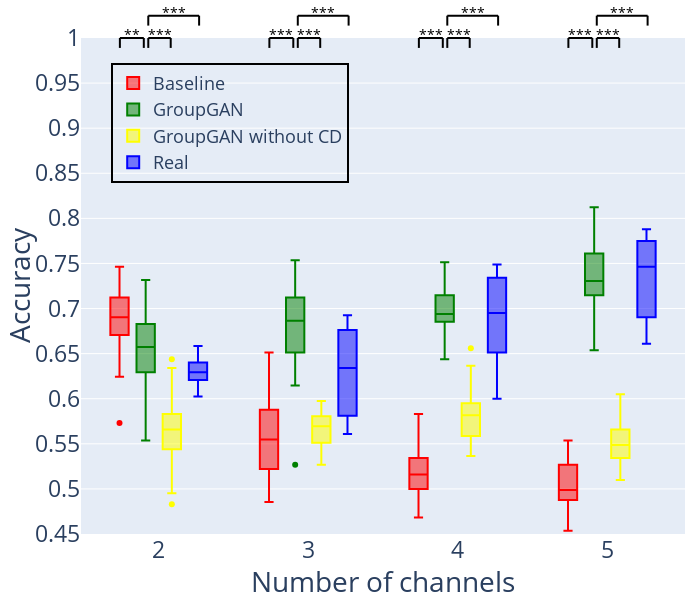

Source (notebook cell):
### Code cell
fig = px.box(all_dfs_total, x='n_groups', y='value', color='index', labels={'index': 'Model', 'value': 'Accuracy', 'n_groups': 'Number of channels'}, color_discrete_sequence=['red', 'green', 'yellow', 'blue'])

# Group 2
data_1 = all_dfs_total[(all_dfs_total['n_groups']==2) & (all_dfs_total['index']=='GroupGAN')]['value']
data_2 = all_dfs_total[(all_dfs_total['n_groups']==2) & (all_dfs_total['index']=='Baseline')]['value']

fig = add_anootation(fig, 1.74, 1.90, symbol_generator(data_1, data_2))

data_2 = all_dfs_total[(all_dfs_total['n_groups']==2) & (all_dfs_total['index']=='GroupGAN without CD')]['value']
fig = add_anootation(fig, 1.93, 2.08, symbol_generator(data_1, data_2))

data_2 = all_dfs_total[(all_dfs_total['n_groups']==2) & (all_dfs_total['index']=='Real')]['value']
fig = add_anootation(fig, 1.93, 2.27, symbol_generator(data_1, data_2), y_offset=0.045)

# Group 3
data_1 = all_dfs_total[(all_dfs_total['n_groups']==3) & (all_dfs_total['index']=='GroupGAN')]['value']
data_2 = all_dfs_total[(all_dfs_total['n_groups']==3) & (all_dfs_total['index']=='Baseline')]['value']

fig = add_anootation(fig, 2.74, 2.90, symbol_generator(data_1, data_2))

data_2 = all_dfs_total[(all_dfs_total['n_groups']==3) & (all_dfs_total['index']=='GroupGAN without CD')]['value']
fig = add_anootation(fig, 2.93, 3.08, symbol_generator(data_1, data_2))

data_2 = all_dfs_total[(all_dfs_total['n_groups']==3) & (all_dfs_total['index']=='Real')]['value']
fig = add_anootation(fig, 2.93, 3.27, symbol_generator(data_1, data_2), y_offset=0.045)

# Group 4
data_1 = all_dfs_total[(all_dfs_total['n_groups']==4) & (all_dfs_total['index']=='GroupGAN')]['value']
data_2 = all_dfs_total[(all_dfs_total['n_groups']==4) & (all_dfs_total['index']=='Baseline')]['value']

fig = add_anootation(fig, 3.74, 3.90, symbol_generator(data_1, data_2))

data_2 = all_dfs_total[(all_dfs_total['n_groups']==4) & (all_dfs_total['index']=='GroupGAN without CD')]['value']
fig = add_anootation(fig, 3.93, 4.08, symbol_generator(data_1, data_2))

data_2 = all_dfs_total[(all_dfs_total['n_groups']==4) & (all_dfs_total['index']=='Real')]['value']
fig = add_anootation(fig, 3.93, 4.27, symbol_generator(data_1, data_2), y_offset=0.045)

# Group 5
data_1 = all_dfs_total[(all_dfs_total['n_groups']==5) & (all_dfs_total['index']=='GroupGAN')]['value']
data_2 = all_dfs_total[(all_dfs_total['n_groups']==5) & (all_dfs_total['index']=='Baseline')]['value']

fig = add_anootation(fig, 4.74, 4.90, symbol_generator(data_1, data_2))

data_2 = all_dfs_total[(all_dfs_total['n_groups']==5) & (all_dfs_total['index']=='GroupGAN without CD')]['value']
fig = add_anootation(fig, 4.93, 5.08, symbol_generator(data_1, data_2))

data_2 = all_dfs_total[(all_dfs_total['n_groups']==5) & (all_dfs_total['index']=='Real')]['value']
fig = add_anootation(fig, 4.93, 5.27, symbol_generator(data_1, data_2), y_offset=0.045)


fig.update_layout(yaxis_range=[0.45,1])
fig.update_layout(
    yaxis = dict(
        tickmode = 'array',
        tickvals = [0.45, 0.5, 0.55, 0.6, 0.65, 0.7, 0.75, 0.8, 0.85, 0.9, 0.95, 1],
    ))
fig.update_layout(margin=dict(l=0, r=15, b=0, t=38), font=dict(size=23), width=700, height=600, legend_title_text='')
fig.update_layout(legend=dict(yanchor="top", y=0.95, xanchor="left", x=0.05, bgcolor='rgba(0,0,0,0)', bordercolor='rgba(0,0,0,100)', borderwidth=2, font=dict(
            size=18,
        ),))
fig.show()

### Figure 1 — Plotly figure (JSON) as saved in the notebook; plotly's stock layout.template omitted (floating-point values rounded to 4 significant figures)
{"data": [{"alignmentgroup": "True", "hovertemplate": "Model=Baseline<br>Number of channels=%{x}<br>Accuracy=%{y}<extra></extra>", "legendgroup": "Baseline", "marker": {"color": "red"}, "name": "Baseline", "notched": false, "offsetgroup": "Baseline", "orientation": "v", "showlegend": true, "type": "box", "x": [2, 2, 2, 2, 2, 2, 2, 2, 2, 2, 2, 2, 2, 2, 2, 2, 2, 2, 2, 2, 2, 2, 2, 2, 2, 2, 2, 2, 2, 2, 3, 3, 3, 3, 3, 3, 3, 3, 3, 3, 3, 3, 3, 3, 3, 3, 3, 3, 3, 3, 3, 3, 3, 3, 3, 3, 3, 3, 3, 3, 4, 4, 4, 4, 4, 4, 4, 4, 4, 4, 4, 4, 4, 4, 4, 4, 4, 4, 4, 4, 4, 4, 4, 4, 4, 4, 4, 4, 4, 4, 5, 5, 5, 5, 5, 5, 5, 5, 5, 5, 5, 5, 5, 5, 5, 5, 5, 5, 5, 5, 5, 5, 5, 5, 5, 5, 5, 5, 5, 5], "x0": " ", "xaxis": "x", "y": [0.6488, 0.6951, 0.6902, 0.7146, 0.6805, 0.6902, 0.6707, 0.6512, 0.6902, 0.7, 0.7244, 0.6951, 0.661, 0.6634, 0.7073, 0.678, 0.6829, 0.7171, 0.7122, 0.5732, 0.7049, 0.6927, 0.739, 0.6878, 0.6512, 0.7268, 0.6244, 0.7463, 0.6756, 0.7122, 0.5488, 0.5122, 0.5878, 0.561, 0.522, 0.6171, 0.4854, 0.5024, 0.5244, 0.5585, 0.5902, 0.5732, 0.5171, 0.5293, 0.5902, 0.5171, 0.5073, 0.5244, 0.5171, 0.5317, 0.5585, 0.5951, 0.6512, 0.5512, 0.5244, 0.6366, 0.5732, 0.6268, 0.5585, 0.5634, 0.522, 0.5, 0.5, 0.5146, 0.4732, 0.5171, 0.5098, 0.5073, 0.5415, 0.5829, 0.5732, 0.5073, 0.4927, 0.5317, 0.5341, 0.5366, 0.5195, 0.539, 0.4951, 0.5146, 0.5244, 0.5585, 0.5122, 0.5707, 0.5341, 0.4683, 0.5293, 0.4902, 0.5024, 0.4951, 0.5268, 0.4878, 0.5317, 0.4707, 0.4805, 0.4878, 0.4927, 0.522, 0.5, 0.4951, 0.5171, 0.5268, 0.5, 0.5146, 0.4707, 0.5415, 0.4561, 0.4878, 0.5073, 0.461, 0.5341, 0.5146, 0.4976, 0.5366, 0.5537, 0.4951, 0.539, 0.4829, 0.4537, 0.4951], "y0": " ", "yaxis": "y"}, {"alignmentgroup": "True", "hovertemplate": "Model=GroupGAN<br>Number of channels=%{x}<br>Accuracy=%{y}<extra></extra>", "legendgroup": "GroupGAN", "marker": {"color": "green"}, "name": "GroupGAN", "notched": false, "offsetgroup": "GroupGAN", "orientation": "v", "showlegend": true, "type": "box", "x": [2, 2, 2, 2, 2, 2, 2, 2, 2, 2, 2, 2, 2, 2, 2, 2, 2, 2, 2, 2, 2, 2, 2, 2, 2, 2, 2, 2, 2, 2, 3, 3, 3, 3, 3, 3, 3, 3, 3, 3, 3, 3, 3, 3, 3, 3, 3, 3, 3, 3, 3, 3, 3, 3, 3, 3, 3, 3, 3, 3, 4, 4, 4, 4, 4, 4, 4, 4, 4, 4, 4, 4, 4, 4, 4, 4, 4, 4, 4, 4, 4, 4, 4, 4, 4, 4, 4, 4, 4, 4, 5, 5, 5, 5, 5, 5, 5, 5, 5, 5, 5, 5, 5, 5, 5, 5, 5, 5, 5, 5, 5, 5, 5, 5, 5, 5, 5, 5, 5, 5], "x0": " ", "xaxis": "x", "y": [0.7024, 0.6756, 0.6244, 0.6293, 0.6829, 0.6561, 0.6878, 0.7098, 0.6293, 0.6537, 0.6195, 0.5927, 0.6976, 0.6024, 0.6537, 0.6805, 0.6537, 0.5732, 0.6585, 0.6878, 0.678, 0.6512, 0.6634, 0.6659, 0.7317, 0.6878, 0.6732, 0.6561, 0.6463, 0.5537, 0.6439, 0.6366, 0.6805, 0.6902, 0.6512, 0.678, 0.7098, 0.6854, 0.661, 0.5268, 0.7195, 0.6488, 0.7415, 0.7268, 0.6951, 0.6683, 0.6878, 0.6829, 0.6463, 0.7268, 0.6854, 0.6902, 0.6927, 0.7293, 0.7537, 0.7122, 0.6927, 0.6195, 0.7146, 0.6146, 0.6878, 0.6878, 0.7244, 0.6878, 0.6951, 0.7146, 0.6829, 0.7171, 0.6902, 0.7171, 0.678, 0.7073, 0.6756, 0.6756, 0.6902, 0.722, 0.6707, 0.6976, 0.6976, 0.6878, 0.6976, 0.7366, 0.7171, 0.7512, 0.6537, 0.6439, 0.7146, 0.6854, 0.6927, 0.6951, 0.7146, 0.8122, 0.6927, 0.7659, 0.7317, 0.739, 0.722, 0.7829, 0.7537, 0.7829, 0.7805, 0.6878, 0.6537, 0.8122, 0.7463, 0.7146, 0.7659, 0.7585, 0.7293, 0.6902, 0.7488, 0.7146, 0.6902, 0.7171, 0.6732, 0.7098, 0.7171, 0.7195, 0.761, 0.7585], "y0": " ", "yaxis": "y"}, {"alignmentgroup": "True", "hovertemplate": "Model=GroupGAN without CD<br>Number of channels=%{x}<br>Accuracy=%{y}<extra></extra>", "legendgroup": "GroupGAN without CD", "marker": {"color": "yellow"}, "name": "GroupGAN without CD", "notched": false, "offsetgroup": "GroupGAN without CD", "orientation": "v", "showlegend": true, "type": "box", "x": [2, 2, 2, 2, 2, 2, 2, 2, 2, 2, 2, 2, 2, 2, 2, 2, 2, 2, 2, 2, 2, 2, 2, 2, 2, 2, 2, 2, 2, 2, 3, 3, 3, 3, 3, 3, 3, 3, 3, 3, 3, 3, 3, 3, 3, 3, 3, 3, 3, 3, 3, 3, 3, 3, 3, 3, 3, 3, 3, 3, 4, 4, 4, 4, 4, 4, 4, 4, 4, 4, 4, 4, 4, 4, 4, 4, 4, 4, 4, 4, 4, 4, 4, 4, 4, 4, 4, 4, 4, 4, 5, 5, 5, 5, 5, 5, 5, 5, 5, 5, 5, 5, 5, 5, 5, 5, 5, 5, 5, 5, 5, 5, 5, 5, 5, 5, 5, 5, 5, 5], "x0": " ", "xaxis": "x", "y": [0.6341, 0.5659, 0.5756, 0.561, 0.5854, 0.5659, 0.6293, 0.5024, 0.5683, 0.5488, 0.5122, 0.5829, 0.6439, 0.5951, 0.5976, 0.5488, 0.5805, 0.5268, 0.5512, 0.4951, 0.5439, 0.5951, 0.5756, 0.5683, 0.5585, 0.5512, 0.5195, 0.5707, 0.5317, 0.4829, 0.5756, 0.5854, 0.5707, 0.5317, 0.539, 0.5902, 0.5805, 0.5756, 0.5341, 0.5659, 0.5902, 0.5512, 0.5707, 0.561, 0.5683, 0.5561, 0.5683, 0.539, 0.5976, 0.5805, 0.5585, 0.5732, 0.5878, 0.5829, 0.5976, 0.5268, 0.5317, 0.5561, 0.5512, 0.5707, 0.6366, 0.5366, 0.5659, 0.5561, 0.5805, 0.5439, 0.561, 0.6049, 0.5976, 0.5854, 0.6561, 0.5756, 0.6122, 0.5707, 0.5829, 0.5854, 0.561, 0.5463, 0.5878, 0.5634, 0.5512, 0.5585, 0.5902, 0.5902, 0.6024, 0.5537, 0.6024, 0.5829, 0.5951, 0.5537, 0.5659, 0.5634, 0.5585, 0.5195, 0.5634, 0.5415, 0.5463, 0.5098, 0.522, 0.5805, 0.5854, 0.5415, 0.5537, 0.5268, 0.561, 0.578, 0.5268, 0.6049, 0.5585, 0.5244, 0.539, 0.5512, 0.5244, 0.5341, 0.5366, 0.5341, 0.5927, 0.5659, 0.578, 0.5341], "y0": " ", "yaxis": "y"}, {"alignmentgroup": "True", "hovertemplate": "Model=Real<br>Number of channels=%{x}<br>Accuracy=%{y}<extra></extra>", "legendgroup": "Real", "marker": {"color": "blue"}, "name": "Real", "notched": false, "offsetgroup": "Real", "orientation": "v", "showlegend": true, "type": "box", "x": [2, 2, 2, 2, 2, 2, 2, 2, 2, 2, 2, 2, 2, 2, 2, 2, 2, 2, 2, 2, 2, 2, 2, 2, 2, 2, 2, 2, 2, 2, 3, 3, 3, 3, 3, 3, 3, 3, 3, 3, 3, 3, 3, 3, 3, 3, 3, 3, 3, 3, 3, 3, 3, 3, 3, 3, 3, 3, 3, 3, 4, 4, 4, 4, 4, 4, 4, 4, 4, 4, 4, 4, 4, 4, 4, 4, 4, 4, 4, 4, 4, 4, 4, 4, 4, 4, 4, 4, 4, 4, 5, 5, 5, 5, 5, 5, 5, 5, 5, 5, 5, 5, 5, 5, 5, 5, 5, 5, 5, 5, 5, 5, 5, 5, 5, 5, 5, 5, 5, 5], "x0": " ", "xaxis": "x", "y": [0.6024, null, null, null, null, null, 0.6341, null, null, null, null, null, 0.6268, null, null, null, null, null, 0.6293, null, null, null, null, null, 0.6585, null, null, null, null, null, 0.6707, null, null, null, null, null, 0.6927, null, null, null, null, null, 0.6341, null, null, null, null, null, 0.5878, null, null, null, null, null, 0.561, null, null, null, null, null, 0.7488, null, null, null, null, null, 0.7293, null, null, null, null, null, 0.6, null, null, null, null, null, 0.6683, null, null, null, null, null, 0.6951, null, null, null, null, null, 0.7, null, null, null, null, null, 0.7878, null, null, null, null, null, 0.7707, null, null, null, null, null, 0.661, null, null, null, null, null, 0.7463, null, null, null, null, null], "y0": " ", "yaxis": "y"}], "layout": {"annotations": [{"font": {"color": "black", "size": 14}, "showarrow": false, "text": "**", "textangle": 0, "x": 1.82, "xref": "x", "y": 1.03, "yref": "y domain"}, {"font": {"color": "black", "size": 14}, "showarrow": false, "text": "***", "textangle": 0, "x": 2.005, "xref": "x", "y": 1.03, "yref": "y domain"}, {"font": {"color": "black", "size": 14}, "showarrow": false, "text": "***", "textangle": 0, "x": 2.1, "xref": "x", "y": 1.075, "yref": "y domain"}, {"font": {"color": "black", "size": 14}, "showarrow": false, "text": "***", "textangle": 0, "x": 2.82, "xref": "x", "y": 1.03, "yref": "y domain"}, {"font": {"color": "black", "size": 14}, "showarrow": false, "text": "***", "textangle": 0, "x": 3.005, "xref": "x", "y": 1.03, "yref": "y domain"}, {"font": {"color": "black", "size": 14}, "showarrow": false, "text": "***", "textangle": 0, "x": 3.1, "xref": "x", "y": 1.075, "yref": "y domain"}, {"font": {"color": "black", "size": 14}, "showarrow": false, "text": "***", "textangle": 0, "x": 3.82, "xref": "x", "y": 1.03, "yref": "y domain"}, {"font": {"color": "black", "size": 14}, "showarrow": false, "text": "***", "textangle": 0, "x": 4.005, "xref": "x", "y": 1.03, "yref": "y domain"}, {"font": {"color": "black", "size": 14}, "showarrow": false, "text": "***", "textangle": 0, "x": 4.1, "xref": "x", "y": 1.075, "yref": "y domain"}, {"font": {"color": "black", "size": 14}, "showarrow": false, "text": "***", "textangle": 0, "x": 4.82, "xref": "x", "y": 1.03, "yref": "y domain"}, {"font": {"color": "black", "size": 14}, "showarrow": false, "text": "***", "textangle": 0, "x": 5.005, "xref": "x", "y": 1.03, "yref": "y domain"}, {"font": {"color": "black", "size": 14}, "showarrow": false, "text": "***", "textangle": 0, "x": 5.1, "xref": "x", "y": 1.075, "yref": "y domain"}], "boxmode": "group", "font": {"size": 23}, "height": 600, "legend": {"bgcolor": "rgba(0,0,0,0)", "bordercolor": "rgba(0,0,0,100)", "borderwidth": 2, "font": {"size": 18}, "title": {"text": ""}, "tracegroupgap": 0, "x": 0.05, "xanchor": "left", "y": 0.95, "yanchor": "top"}, "margin": {"b": 0, "l": 0, "r": 15, "t": 38}, "shapes": [{"line": {"color": "black", "width": 2}, "type": "line", "x0": 1.74, "x1": 1.74, "xref": "x", "y0": 1, "y1": 0.98, "yref": "y domain"}, {"line": {"color": "black", "width": 2}, "type": "line", "x0": 1.74, "x1": 1.9, "xref": "x", "y0": 1, "y1": 1, "yref": "y domain"}, {"line": {"color": "black", "width": 2}, "type": "line", "x0": 1.9, "x1": 1.9, "xref": "x", "y0": 1, "y1": 0.98, "yref": "y domain"}, {"line": {"color": "black", "width": 2}, "type": "line", "x0": 1.93, "x1": 1.93, "xref": "x", "y0": 1, "y1": 0.98, "yref": "y domain"}, {"line": {"color": "black", "width": 2}, "type": "line", "x0": 1.93, "x1": 2.08, "xref": "x", "y0": 1, "y1": 1, "yref": "y domain"}, {"line": {"color": "black", "width": 2}, "type": "line", "x0": 2.08, "x1": 2.08, "xref": "x", "y0": 1, "y1": 0.98, "yref": "y domain"}, {"line": {"color": "black", "width": 2}, "type": "line", "x0": 1.93, "x1": 1.93, "xref": "x", "y0": 1.045, "y1": 1.025, "yref": "y domain"}, {"line": {"color": "black", "width": 2}, "type": "line", "x0": 1.93, "x1": 2.27, "xref": "x", "y0": 1.045, "y1": 1.045, "yref": "y domain"}, {"line": {"color": "black", "width": 2}, "type": "line", "x0": 2.27, "x1": 2.27, "xref": "x", "y0": 1.045, "y1": 1.025, "yref": "y domain"}, {"line": {"color": "black", "width": 2}, "type": "line", "x0": 2.74, "x1": 2.74, "xref": "x", "y0": 1, "y1": 0.98, "yref": "y domain"}, {"line": {"color": "black", "width": 2}, "type": "line", "x0": 2.74, "x1": 2.9, "xref": "x", "y0": 1, "y1": 1, "yref": "y domain"}, {"line": {"color": "black", "width": 2}, "type": "line", "x0": 2.9, "x1": 2.9, "xref": "x", "y0": 1, "y1": 0.98, "yref": "y domain"}, {"line": {"color": "black", "width": 2}, "type": "line", "x0": 2.93, "x1": 2.93, "xref": "x", "y0": 1, "y1": 0.98, "yref": "y domain"}, {"line": {"color": "black", "width": 2}, "type": "line", "x0": 2.93, "x1": 3.08, "xref": "x", "y0": 1, "y1": 1, "yref": "y domain"}, {"line": {"color": "black", "width": 2}, "type": "line", "x0": 3.08, "x1": 3.08, "xref": "x", "y0": 1, "y1": 0.98, "yref": "y domain"}, {"line": {"color": "black", "width": 2}, "type": "line", "x0": 2.93, "x1": 2.93, "xref": "x", "y0": 1.045, "y1": 1.025, "yref": "y domain"}, {"line": {"color": "black", "width": 2}, "type": "line", "x0": 2.93, "x1": 3.27, "xref": "x", "y0": 1.045, "y1": 1.045, "yref": "y domain"}, {"line": {"color": "black", "width": 2}, "type": "line", "x0": 3.27, "x1": 3.27, "xref": "x", "y0": 1.045, "y1": 1.025, "yref": "y domain"}, {"line": {"color": "black", "width": 2}, "type": "line", "x0": 3.74, "x1": 3.74, "xref": "x", "y0": 1, "y1": 0.98, "yref": "y domain"}, {"line": {"color": "black", "width": 2}, "type": "line", "x0": 3.74, "x1": 3.9, "xref": "x", "y0": 1, "y1": 1, "yref": "y domain"}, {"line": {"color": "black", "width": 2}, "type": "line", "x0": 3.9, "x1": 3.9, "xref": "x", "y0": 1, "y1": 0.98, "yref": "y domain"}, {"line": {"color": "black", "width": 2}, "type": "line", "x0": 3.93, "x1": 3.93, "xref": "x", "y0": 1, "y1": 0.98, "yref": "y domain"}, {"line": {"color": "black", "width": 2}, "type": "line", "x0": 3.93, "x1": 4.08, "xref": "x", "y0": 1, "y1": 1, "yref": "y domain"}, {"line": {"color": "black", "width": 2}, "type": "line", "x0": 4.08, "x1": 4.08, "xref": "x", "y0": 1, "y1": 0.98, "yref": "y domain"}, {"line": {"color": "black", "width": 2}, "type": "line", "x0": 3.93, "x1": 3.93, "xref": "x", "y0": 1.045, "y1": 1.025, "yref": "y domain"}, {"line": {"color": "black", "width": 2}, "type": "line", "x0": 3.93, "x1": 4.27, "xref": "x", "y0": 1.045, "y1": 1.045, "yref": "y domain"}, {"line": {"color": "black", "width": 2}, "type": "line", "x0": 4.27, "x1": 4.27, "xref": "x", "y0": 1.045, "y1": 1.025, "yref": "y domain"}, {"line": {"color": "black", "width": 2}, "type": "line", "x0": 4.74, "x1": 4.74, "xref": "x", "y0": 1, "y1": 0.98, "yref": "y domain"}, {"line": {"color": "black", "width": 2}, "type": "line", "x0": 4.74, "x1": 4.9, "xref": "x", "y0": 1, "y1": 1, "yref": "y domain"}, {"line": {"color": "black", "width": 2}, "type": "line", "x0": 4.9, "x1": 4.9, "xref": "x", "y0": 1, "y1": 0.98, "yref": "y domain"}, {"line": {"color": "black", "width": 2}, "type": "line", "x0": 4.93, "x1": 4.93, "xref": "x", "y0": 1, "y1": 0.98, "yref": "y domain"}, {"line": {"color": "black", "width": 2}, "type": "line", "x0": 4.93, "x1": 5.08, "xref": "x", "y0": 1, "y1": 1, "yref": "y domain"}, {"line": {"color": "black", "width": 2}, "type": "line", "x0": 5.08, "x1": 5.08, "xref": "x", "y0": 1, "y1": 0.98, "yref": "y domain"}, {"line": {"color": "black", "width": 2}, "type": "line", "x0": 4.93, "x1": 4.93, "xref": "x", "y0": 1.045, "y1": 1.025, "yref": "y domain"}, {"line": {"color": "black", "width": 2}, "type": "line", "x0": 4.93, "x1": 5.27, "xref": "x", "y0": 1.045, "y1": 1.045, "yref": "y domain"}, {"line": {"color": "black", "width": 2}, "type": "line", "x0": 5.27, "x1": 5.27, "xref": "x", "y0": 1.045, "y1": 1.025, "yref": "y domain"}], "width": 700, "xaxis": {"anchor": "y", "domain": [0, 1], "title": {"text": "Number of channels"}}, "yaxis": {"anchor": "x", "domain": [0, 1], "range": [0.45, 1], "tickmode": "array", "tickvals": [0.45, 0.5, 0.55, 0.6, 0.65, 0.7, 0.75, 0.8, 0.85, 0.9, 0.95, 1], "title": {"text": "Accuracy"}}}}
